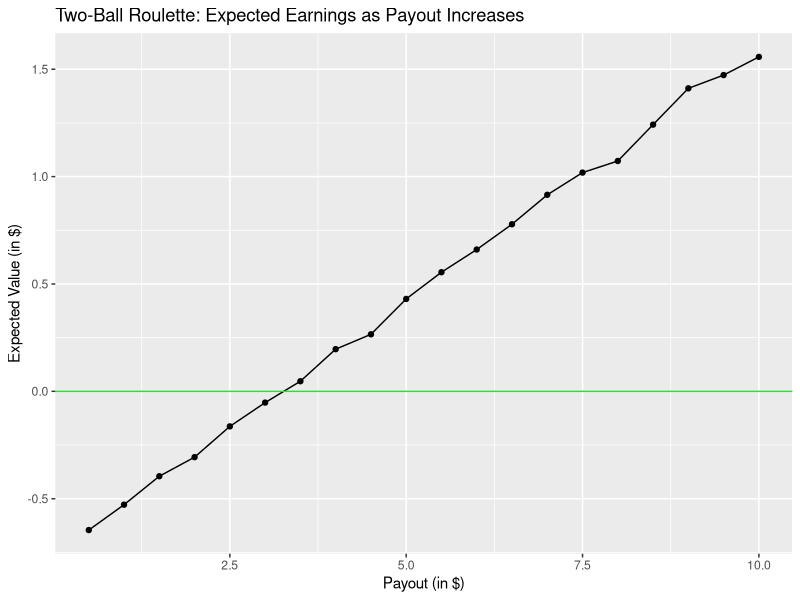

Recreate this plot in R. (Note: a time limit stopped this script after it produced the figure.)
## ---- chunk 1
knitr::opts_chunk$set(echo = TRUE)
## ---- chunk 2
# simulate odd AND even
# First ball must be odd and second ball must be even
# $1 bet, if win then win $2, if lose then lose $1


# expected winnings per game
two_ball <- function(n){
  winnings <- c()
  
  numbers <- seq(0,36)
  even <- seq(2,36,2)
  odd <- seq(1,36,2)
  
  for(i in 1:n){
    
  ball_one <- sample(numbers, 1, replace = FALSE)
  ball_two <- sample(numbers, 1, replace = FALSE)
  
  if(ball_one %in% odd & ball_two %in% even) {
    winnings <- c(winnings, 2)
  } else {
    winnings <- c(winnings, -1)
  }
  }
  
  expected <- mean(winnings)
  
  return(expected)
}
two_ball(100000)


## ---- chunk 3
library(ggplot2 )
# How much do you have to increase wiwnnings to gain positive expected earnings

pos_earning <- function(max_earnings, n){
  
  max_earnings <- seq(.5, max_earnings,.5)
  expected_earning <- c()
  
  numbers <- seq(0,36)
  even <- seq(2,36,2)
  odd <- seq(1,36,2)
  
  for (x in max_earnings){
    
    winnings <- c()
    
      for(i in 1:n){
      
      ball_one <- sample(numbers, 1, replace = FALSE)
      ball_two <- sample(numbers, 1, replace = FALSE)
      
      if(ball_one %in% odd & ball_two %in% even) {
        winnings <- c(winnings, x)
      } else {
        winnings <- c(winnings, -1)
      }
      }
    expected <- mean(winnings)
    expected_earning <- c(expected_earning, expected)
    
  }
  data <- data.frame(max_earnings,expected_earning)
  
  return(data)
}

x <- pos_earning(10,10000)
x

  
ggplot(x, aes(max_earnings, expected_earning)) +  geom_line() + geom_point() + ggtitle("Two-Ball Roulette: Expected Earnings as Payout Increases") + xlab("Payout (in $)") +ylab("Expected Value (in $)") + geom_hline( yintercept = 0, color = "green")
## ---- chunk 4
# Proportions of games you win 

prop_win <- function(n){
  
  numbers <- seq(0,36)
  even <- seq(2,36,2)
  odd <- seq(1,36,2)
  
  winnings <- c()
    
   for(i in 1:n){
      
      ball_one <- sample(numbers, 1, replace = FALSE)
      ball_two <- sample(numbers, 1, replace = FALSE)
      
      if(ball_one %in% odd & ball_two %in% even) {
        winnings <- c(winnings, 1)
      } else {
        winnings <- c(winnings, 0)
      }
      }
    
    prop <- (length(winnings[winnings == 1]))/ (length(winnings))

  
  return(prop)
}

proportion <-  prop_win(10000)
proportion
## ---- chunk 5
# Martingale Strategy Two ball for starting winning = $3 and loss = $1


orig_two_ball <- function(){
  winnings <- c()
  
  numbers <- seq(0,36)
  even <- seq(2,36,2)
  odd <- seq(1,36,2)
    
  ball_one <- sample(numbers, 1, replace = FALSE)
  ball_two <- sample(numbers, 1, replace = FALSE)
  
  if(ball_one %in% odd & ball_two %in% even) {
    winnings <- c(winnings, 3)
  } else {
    winnings <- c(winnings, -1)
  }
  return(winnings)
}


martingale_twoball <- function(n) {
  win_cases <- c()
  plays_cases <- c()
  
  for(i in 1:n){ 
  win_amount <- 0
  plays <- 0
  bet_amount <- 1
  
  while (win_amount < 10 && bet_amount < 100) {
      winnings = orig_two_ball() 
    if (winnings == -1) {
      win_amount = win_amount - bet_amount
      bet_amount = bet_amount * 2
    }
    else{
      win_amount = win_amount + bet_amount
      bet_amount = 1
    }
    plays = plays + 1
  }
  win_cases <- c(win_cases, win_amount)
  plays_cases <- c(plays_cases,plays)
  }
  expected_earnings <- mean(win_cases)
  expected_plays <- mean(plays_cases)
  
  return(c(expected_earnings, expected_plays))
}

martingale_twoball(100000)
## ---- chunk 6
# expected winnings and plays as initial earnings per game raises

orig_two_ball_earning <- function(earn){
  winnings <- c()
  
  numbers <- seq(0,36)
  even <- seq(2,36,2)
  odd <- seq(1,36,2)
    
  ball_one <- sample(numbers, 1, replace = FALSE)
  ball_two <- sample(numbers, 1, replace = FALSE)
  
  if(ball_one %in% odd & ball_two %in% even) {
    winnings <- c(winnings, earn)
  } else {
    winnings <- c(winnings, -1)
  }
  return(winnings)
}


martingale_twoball_earning <- function(max_initial_earning, n) {
  
  winnings_distribution <- c()
  plays_distribution <- c()
  
  for (x in 1:max_initial_earning){
    
  win_cases <- c()
  plays_cases <- c()
  
  for(i in 1:n){ 
  win_amount <- 0
  plays <- 0
  bet_amount <- 1
  
  while (win_amount < 10 && bet_amount < 100) {
      winnings = orig_two_ball_earning(x) 
    if (winnings == -1) {
      win_amount = win_amount - bet_amount
      bet_amount = bet_amount * 2
    }
    else{
      win_amount = win_amount + bet_amount
      bet_amount = 1
    }
    plays = plays + 1
  }
  win_cases <- c(win_cases, win_amount)
  plays_cases <- c(plays_cases,plays)
  } # end i
 winnings_distribution <- c(winnings_distribution, mean(win_cases))
 plays_distribution <- c(plays_distribution, mean(plays_cases))
  
  } # end max initial earning
   earnings <- seq(1:max_initial_earning)
 data <- data.frame(earnings, winnings_distribution, plays_distribution)
  return(data)
}

x <- martingale_twoball_earning(100,10000)

plot(x$earnings, x$winnings_distribution,main = "Two-ball Martingale: Expected Earnings Distribution as initial Earnings Raises", type = "l")

plot(x$earnings, x$plays_distribution, main = "Two-ball Martingale: Expected # of plays as initial earnings raise", type = "l")
